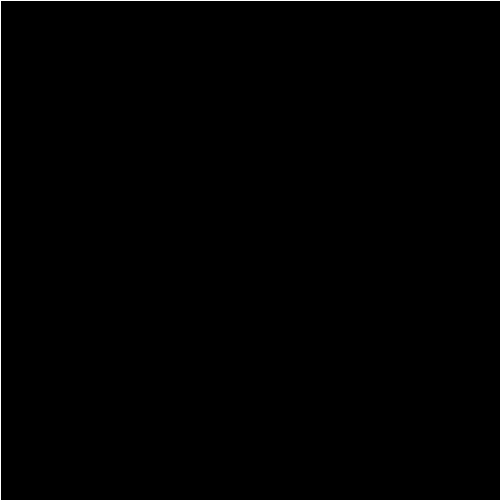
Frame 1 (no input)
Frame 60 (the mouse pressed at the canvas centre just before this capture): identical to frame 1, image omitted
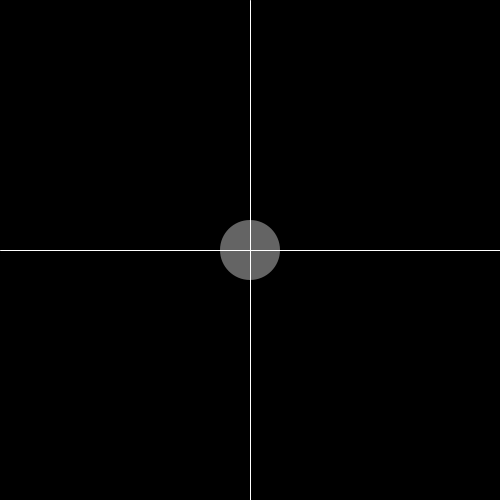
Frame 120 (the mouse held since frame 60 and released just before this capture)

The Processing sketch that drew these frames (run headless with seeded random() and noise(); from frame 60 on, the mouse is pressed at the canvas centre):

// Processing sketch: sketch_200401c
// ── sketch_200401c.pde
PGraphics circle;

void setup() {
  size(500,500);
  noCursor();
  circle = createGraphics(width, height);
  circle.beginDraw();
  circle.background(0);
  circle.noStroke();
  circle.fill(255,100);
  circle.endDraw();
}

void draw() {
  image(circle, 0, 0);
  stroke(255);
  line(mouseX, 0, mouseX, height);
  line(0, mouseY, width, mouseY);

}

void mousePressed() {
  noStroke();
  fill(255, 100);
  circle.beginDraw();
  circle.ellipse(mouseX, mouseY, frameCount%100, frameCount%100);
  circle.endDraw();
}
